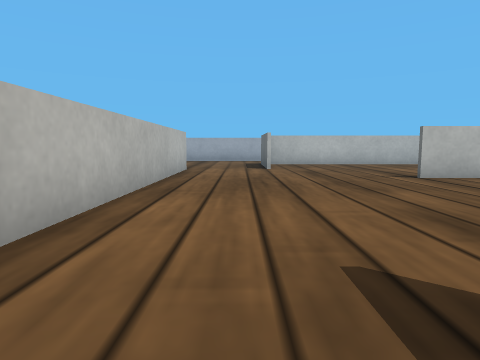
view 1 (above)

17 first-person views from a walk through a Webots world. The camera is 0.06 m above the floor, tilts 6° down and sees 75° across. The floor is counted in squares, 0.1 m on a side. Each view is taken from the middle of a square. On the plan, view 1 faces up. The plan holds only what a view shows up to about 9 squares ahead; the rest is blank. The robots in the file are not drawn. Simple shapes and patterns stand in for the simulator's stock objects.

view 2
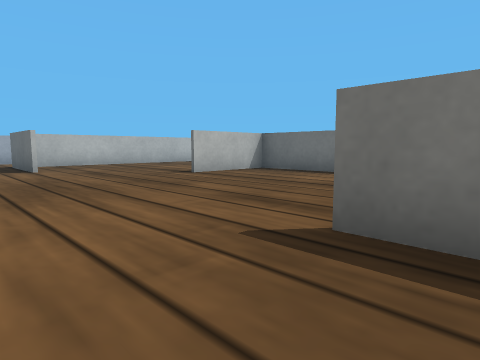

view 3
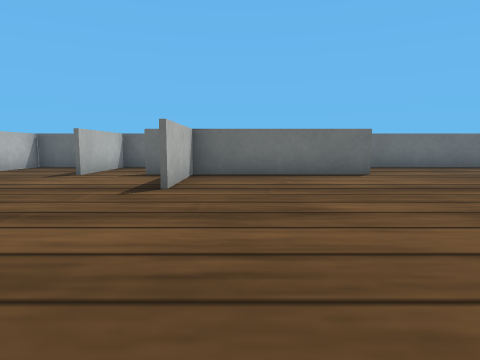

view 4
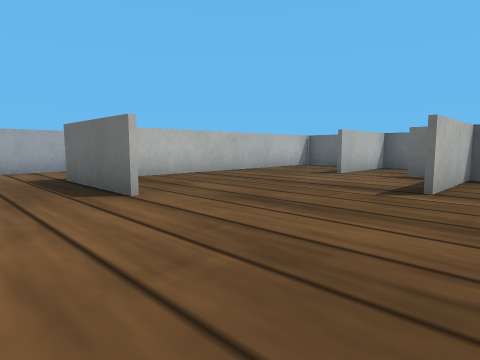

view 5
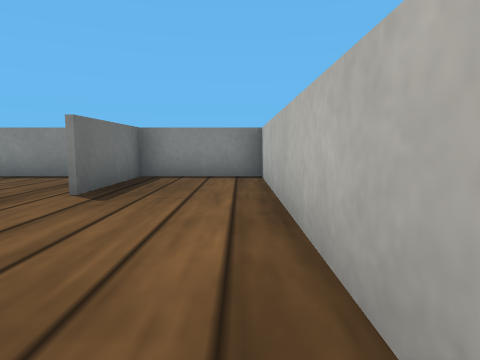

view 6
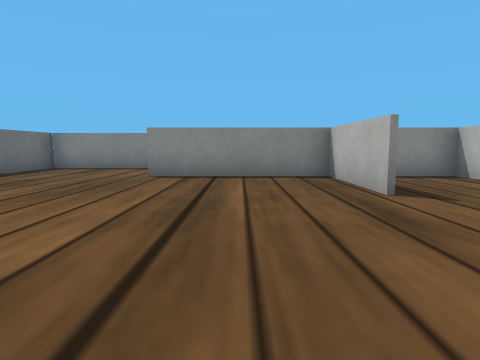

view 7
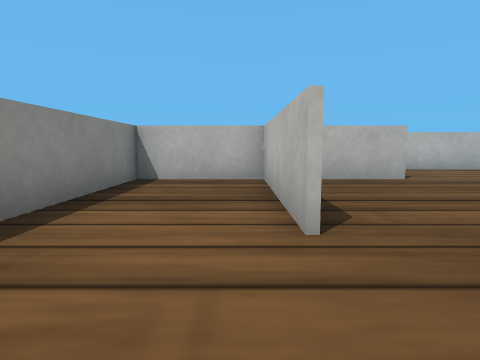

view 8
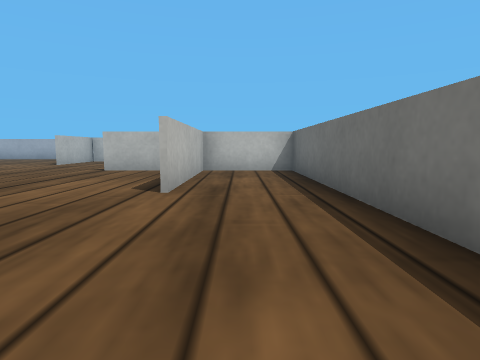

view 9
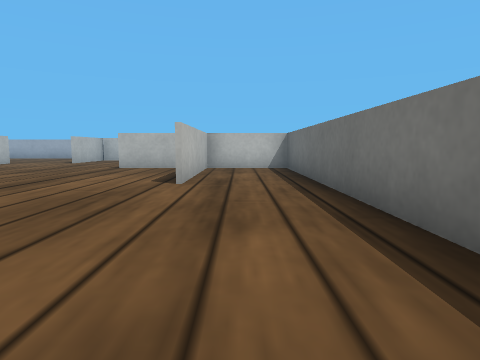

view 10
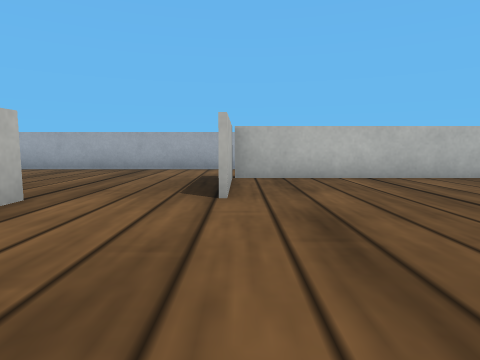

view 11
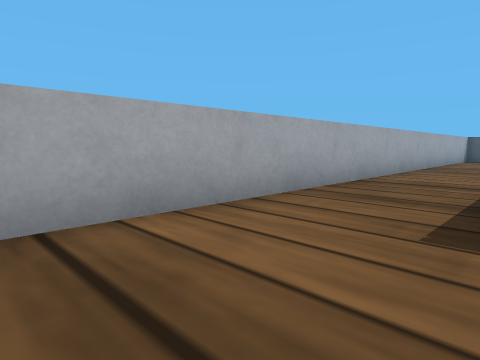

view 12
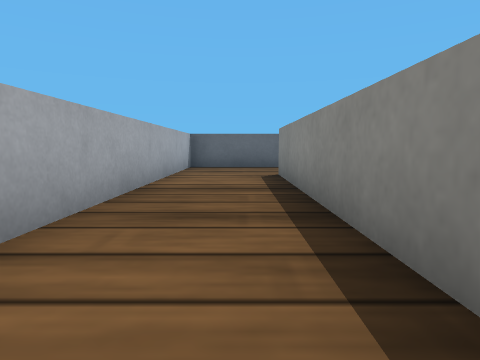

view 13
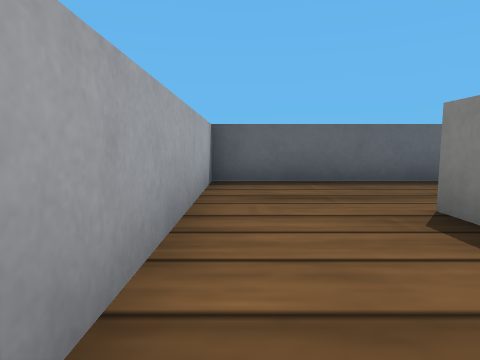

view 14
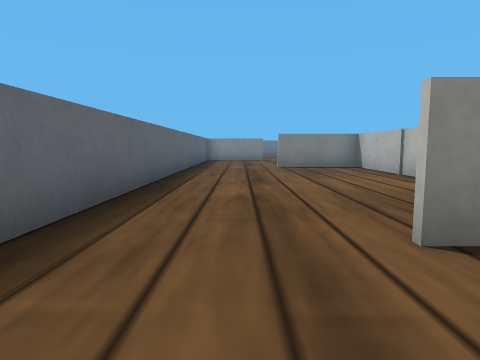

view 15
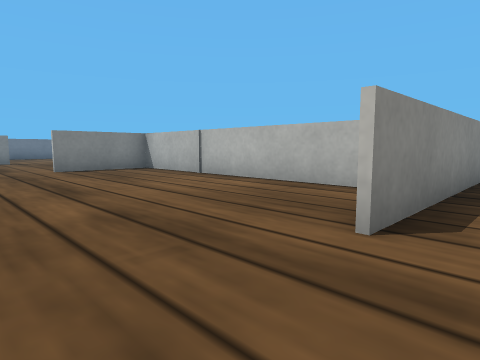

view 16
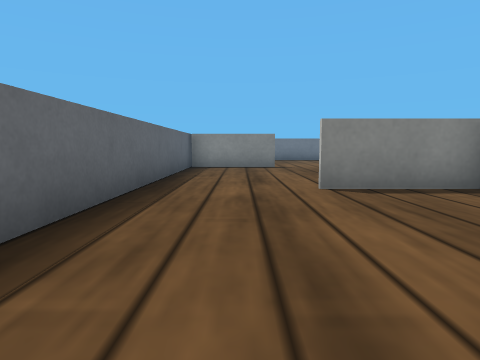

view 17
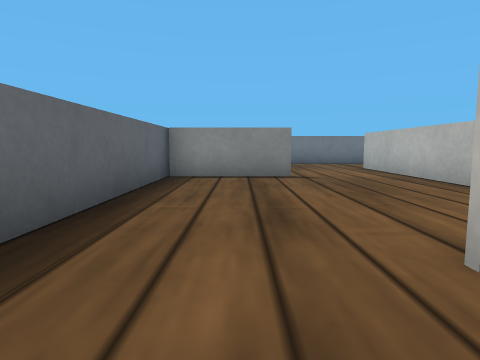

### Floor plan
Points are (right, up) in squares from view 1. A wall is a line through its corners. A room is listed if a view was taken in it or the views show most of it. See-through windows are left out.
Room 1 (views 1, 2, 3, 4, 5, 10)
walls: (-1.5, 6.5) (-1.5, -1.4) (1, -1.4); (1.1, -1.5) (1.1, 1.1)
ways out: opening at (1, 5.4) to room 2
Room 2 (view 6)
walls: (1.1, 1.1) (1.1, -0.9); (1, -1.4) (3.5, -1.4)
ways out: opening at (1, 5.4) to room 1; opening at (4, 2.5) to room 6
Room 3 (views 7, 8, 9)
walls: (6.5, -3.9) (8.4, -3.9) (8.4, -1.4)
Room 4 (views 11, 12, 13, 14, 15)
walls: (5, 11.1) (11, 11.1); (0.8, 8.6) (0.8, 11.3); (-1.5, 8.5) (-1.5, 6.5); (13.5, 10.5) (13.5, 13.5) (-2.5, 13.5)
ways out: opening at (12, 11) to room 5; opening at (-2, 11)
Room 5 (views 16, 17)
walls: (8.4, 10) (8.4, 3.6) (10.9, 3.6); (13.5, 3.4) (13.5, 10.5)
ways out: opening at (12, 11) to room 4; opening at (12, 4) to room 7
Room 6 (no view inside)
walls: (6, 2) (6, 7.1); (3.5, -1.4) (5, -1.4); (8.4, -1.4) (8.4, -0.4); (5.5, -3.9) (6.5, -3.9); (6, 6) (3.5, 6)
ways out: opening at (4, 2.5) to room 2; opening at (6, -0.6) to room 11
Room 7 (no view inside)
walls: (10.9, -1.4) (13.5, -1.4); (8.4, 0.3) (8.4, -1.6); (13.5, -1.8) (13.5, 3.4)
ways out: opening at (12, 4) to room 5; opening at (9.5, -1)
Room 8 (no view inside)
walls: (8.4, 7.8) (8.4, 8.4) (5.7, 8.4)
ways out: opening at (3.5, 9) to room 9
Room 9 (no view inside)
walls: (8.1, 11) (0.9, 11) (0.9, 8.6)
ways out: opening at (3.5, 9) to room 8
Room 10 (no view inside)
walls: (5, -1.5) (1.1, -1.5); (1.1, -0.9) (1.1, -3.9) (5.5, -3.9)
Room 11 (no view inside)
walls: (6.1, 6) (6.1, 2); (8.4, -0.4) (8.4, 6) (6, 6)
ways out: opening at (6, -0.6) to room 6

Positions as (right, up) in squares from view 1, and headings:
1: (0, 0), facing up
2: (-1, 0), facing up-right
3: (-1, 5), facing right
4: (-1, 5), facing up-right
5: (-1, 5), facing down
6: (3, 5), facing down
7: (7, -2), facing left
8: (7, -2), facing up
9: (7, -3), facing up
10: (1, 5), facing up
11: (-2, 11), facing up-right
12: (4, 12), facing right
13: (8, 13), facing right
14: (12, 13), facing down
15: (13, 12), facing down-left
16: (12, 8), facing down
17: (12, 5), facing down
